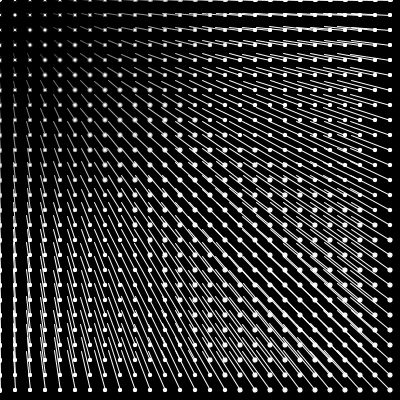
Frame 1 (no input)
Frame 60 (the mouse pressed at the canvas centre just before this capture): identical to frame 1, image omitted
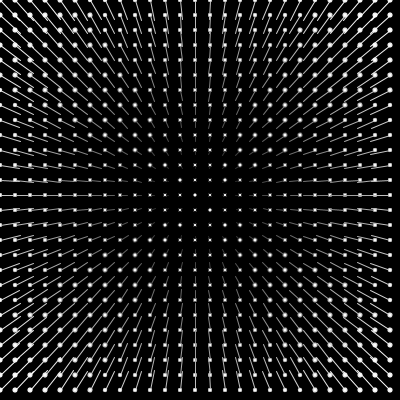
Frame 120 (the mouse held since frame 60 and released just before this capture)

The Processing sketch that drew these frames (run headless with seeded random() and noise(); from frame 60 on, the mouse is pressed at the canvas centre):

// Processing sketch: processing_27951
// ── processing_27951.pde

void setup(){
size(400,400);
smooth();
}
 
void draw()
{
  background(0);
  int x = 0;
  int y = 0;
  float angle = 0;
   
  for (x = 0; x <= width; x+=15) {
    for (y = 0; y <= height; y+=15) {
      pushMatrix();
      //line(x, y, x+10, y+10);
      translate(x,y);
      angle = atan2(mouseY-y, mouseX-x); 
      rotate(angle);
      float abstand = dist (mouseX, mouseY,x,y);
       stroke(abstand);  
      line(0, 0, abstand/10, 0);
      ellipse (0,0,4,4);
      popMatrix();
      //angle += mouseX/1000.0;
  
    }
  }
}
